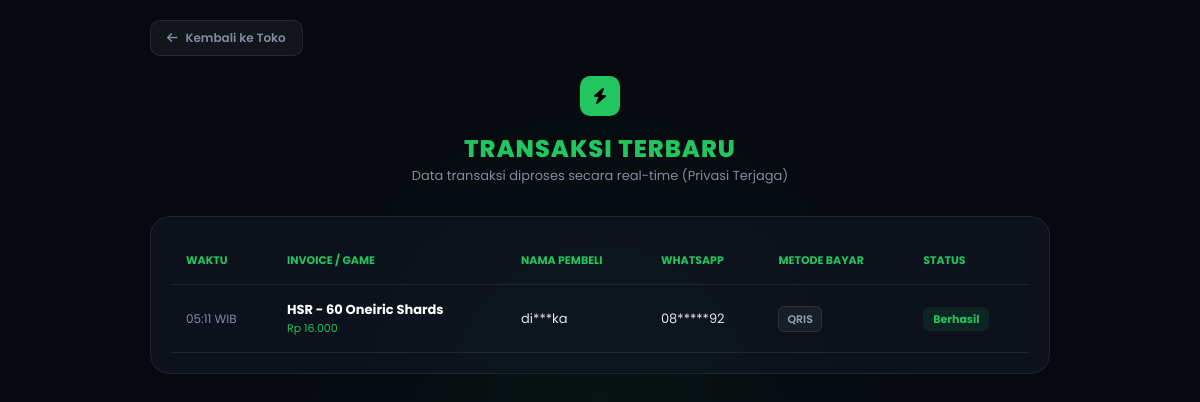
The page /cektransaksi.php on the database its author committed.
### tables this page shows
CREATE TABLE `transactions` (
  `id` int(11) NOT NULL,
  `pembeli` varchar(50) NOT NULL,
  `nama_produk` varchar(100) NOT NULL,
  `jumlah` int(11) NOT NULL,
  `total_harga` int(11) NOT NULL,
  `tanggal` timestamp NOT NULL DEFAULT CURRENT_TIMESTAMP,
  `customer_name` varchar(100) DEFAULT 'Guest',
  `customer_wa` varchar(20) DEFAULT '-'
);

### cektransaksi.php (the view, shortened to what this page needs)
<?php
require 'config.php';
$query = mysqli_query($conn, "SELECT * FROM transactions ORDER BY tanggal DESC LIMIT 20");
function sensorTeks($teks, $jumlah_bintang = 3) {
    $len = strlen($teks);
    return substr($teks, 0, 2) . str_repeat("*", $jumlah_bintang) . substr($teks, -2);
}
?>
<!DOCTYPE html>
<html lang="id">
<head>
    <link rel="stylesheet" href="https://cdnjs.cloudflare.com/ajax/libs/font-awesome/6.4.0/css/all.min.css">
</head>
<body>
    <div class="container">
        <div style="text-align: left;">
            <a href="dashboard.php" class="back-btn"><i class="fas fa-arrow-left"></i> Kembali ke Toko</a>
        </div>
        <div class="header">
            <div style="background:var(--primary); color:#000; width:40px; height:40px; border-radius:10px; display:flex; align-items:center; justify-content:center; margin: 0 auto 15px;"><i class="fas fa-bolt"></i></div>
            <h2>TRANSAKSI TERBARU</h2>
            <p>Data transaksi diproses secara real-time (Privasi Terjaga)</p>
        </div>
        <div class="box">
            <div class="table-container">
                <table>
                    <thead>
                        <tr>
                            <th>Waktu</th>
                            <th>Invoice / Game</th>
                            <th>Nama Pembeli</th>
                            <th>WhatsApp</th>
                            <th>Metode Bayar</th>
                            <th>Status</th>
                        </tr>
                    </thead>
                    <tbody>
                        <?php
                        if ($query && mysqli_num_rows($query) > 0):
                            while($row = mysqli_fetch_assoc($query)):
                        ?>
                        <tr>
                            <td style="color:var(--text-muted); font-size:12px;"><?php echo date('H:i', strtotime($row['tanggal'])); ?> WIB</td>
                            <td>
                                <div style="font-weight:700; color:#fff;"><?php echo htmlspecialchars($row['nama_produk']); ?></div>
                                <div style="font-size:11px; color:var(--primary);">Rp <?php echo number_format($row['total_harga'], 0, ',', '.'); ?></div>
                            </td>
                            <td><?php echo sensorTeks($row['customer_name']); ?></td>
                            <td><?php echo sensorTeks($row['customer_wa'], 5); ?></td>
                            <td>
                                <span class="pay-badge">
                                    <?php echo (!empty($row['metode_bayar'])) ? htmlspecialchars($row['metode_bayar']) : 'QRIS'; ?>
                                </span>
                            </td>
                            <td><span class="status-badge">Berhasil</span></td>
                        </tr>
                        <?php
                            endwhile;
                        else:
                        ?>
                            <tr><td colspan="6" style="text-align:center; padding:50px; color:var(--text-muted);">Belum ada transaksi hari ini.</td></tr>
                        <?php endif; ?>
                    </tbody>
                </table>
            </div>
        </div>
    </div>
</body>
</html>

### cektransaksi.php (style rules this page uses)
:root { --bg-base: #06090F; --bg-surface: rgba(18, 24, 38, 0.6); --border-color: rgba(255, 255, 255, 0.08); --primary: #22C55E; --text-main: #FFFFFF; --text-muted: #808B9F; }
* { margin: 0; padding: 0; box-sizing: border-box; font-family: 'Poppins', sans-serif; }
body { background-color: var(--bg-base); color: var(--text-main); min-height: 100vh; padding: 20px; background-image: radial-gradient(circle at 50% 50%, rgba(34, 197, 94, 0.05), transparent 50%); }
.container { max-width: 900px; margin: 0 auto; position: relative; }
.header { text-align: center; margin-bottom: 30px; padding-top: 10px; }
.header h2 { color: var(--primary); font-weight: 800; letter-spacing: 1px; }
.header p { color: var(--text-muted); font-size: 13px; }
.box { background: var(--bg-surface); padding: 20px; border-radius: 20px; border: 1px solid var(--border-color); backdrop-filter: blur(10px); }
.table-container { width: 100%; overflow-x: auto; }
table { width: 100%; border-collapse: collapse; min-width: 600px; }
th { padding: 15px; text-align: left; color: var(--primary); font-size: 11px; text-transform: uppercase; border-bottom: 1px solid var(--border-color); }
td { padding: 15px; font-size: 13px; border-bottom: 1px solid var(--border-color); color: #e2e8f0; }
.status-badge { background: rgba(34, 197, 94, 0.1); color: var(--primary); padding: 4px 10px; border-radius: 6px; font-size: 11px; font-weight: bold; }
.pay-badge { background: rgba(255, 255, 255, 0.05); color: #94A3B8; padding: 4px 8px; border-radius: 6px; font-size: 11px; font-weight: 600; border: 1px solid var(--border-color); text-transform: uppercase; }
.back-btn { display: inline-flex; align-items: center; gap: 8px; padding: 8px 16px; background: rgba(255, 255, 255, 0.05); border: 1px solid var(--border-color); border-radius: 10px; color: var(--text-muted); text-decoration: none; font-size: 12px; font-weight: 600; transition: 0.3s; margin-bottom: 10px; }

### rows shown on the page
transactions: tanggal "05:11", nama_produk "HSR - 60 Oneiric Shards", total_harga "16.000", customer_name "di***ka", customer_wa "08*****92"
